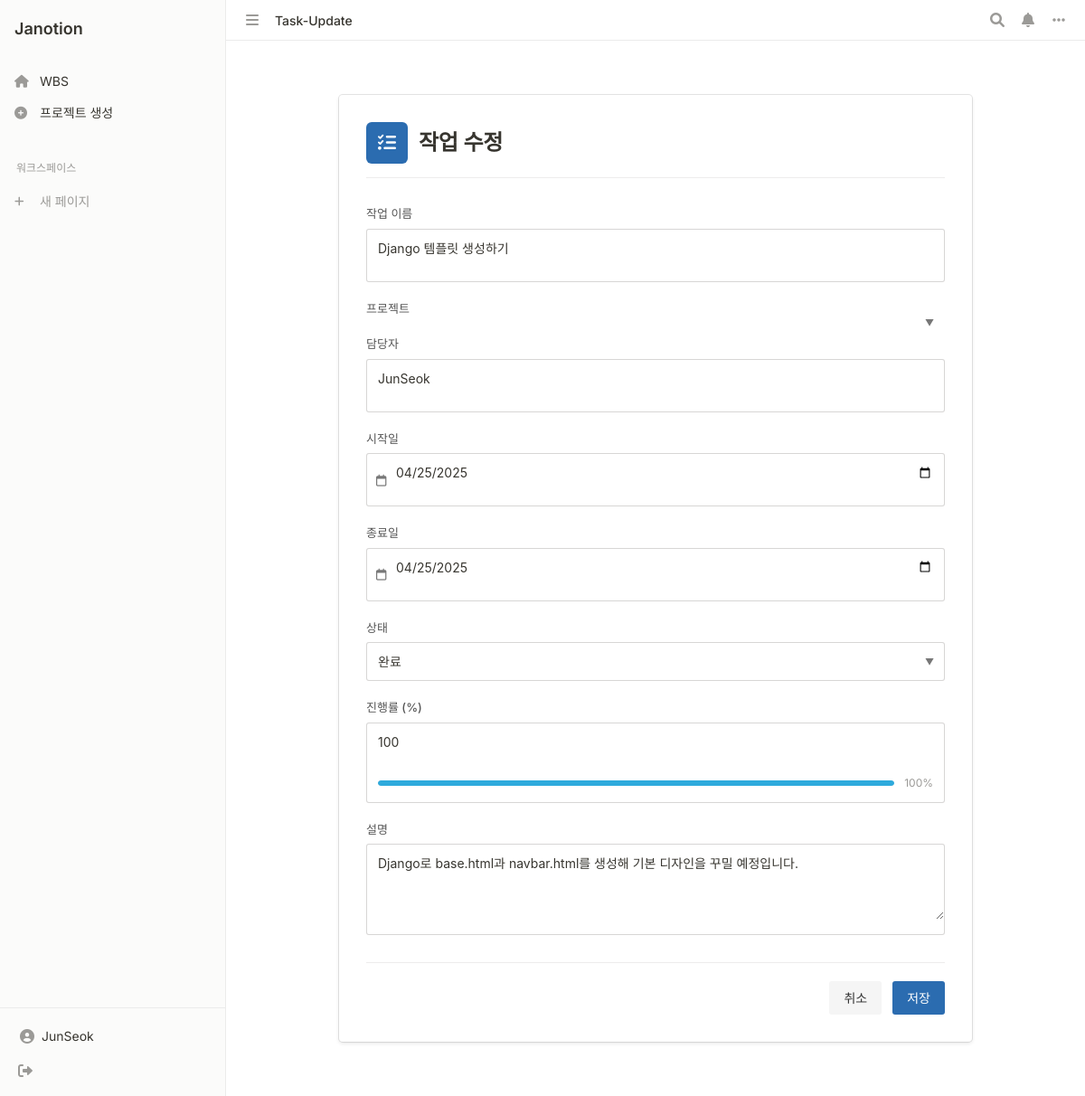
Page /task/1/update/ (signed in) on the committed database.
### dashboard/models.py (models this page shows, shortened)
class Task(models.Model):
    STATUS_CHOICES = (
        ('planned', '계획됨'),
        ('in_progress', '진행중'),
        ('completed', '완료'),
        ('delayed', '지연'),
    )
    project = models.ForeignKey(Project, on_delete=models.CASCADE, related_name='tasks', verbose_name='프로젝트')
    name = models.CharField(max_length=200, verbose_name='작업명')
    description = models.TextField(blank=True, null=True, verbose_name='설명')
    assignee = models.ForeignKey(User, on_delete=models.CASCADE, related_name='assigned_tasks', verbose_name='담당자')
    parent_task = models.ForeignKey('self', on_delete=models.CASCADE, null=True, blank=True, related_name='subtasks', verbose_name='상위 작업')
    task_order = models.PositiveIntegerField(default=0, verbose_name='작업 순서')
    start_date = models.DateField(verbose_name='시작일')
    end_date = models.DateField(verbose_name='종료일')
    progress = models.IntegerField(default=0, verbose_name='진행률(%)')
    status = models.CharField(max_length=20, choices=STATUS_CHOICES, default='planned', verbose_name='상태')
    created_at = models.DateTimeField(auto_now_add=True)
    updated_at = models.DateTimeField(auto_now=True)
    class Meta:
        verbose_name = '작업'
        verbose_name_plural = '작업'
        ordering = ['task_order']

### dashboard/views.py (the view, shortened to what this page needs)
# urls.py: path('task/<int:pk>/update/', views.TaskUpdateView.as_view(), name='task-update'),
class TaskUpdateView(LoginRequiredMixin, UpdateView):
    model = Task
    form_class = TaskForm
    template_name = 'dashboard/task_form.html'
    def get_form_kwargs(self):
        kwargs = super().get_form_kwargs()
        kwargs['project_id'] = self.object.project.id
        return kwargs

### dashboard/templates/dashboard/task_form.html (shortened to what this page needs)
{% extends 'base.html' %} {% block content %}
<div class="notion-form-container">
  <div class="notion-form-header">
    <div class="page-icon">
      <i class="fas fa-tasks"></i>
    </div>
    <h1 class="form-title">
      {% if form.instance.pk %}작업 수정{% else %}새 작업 생성{% endif %}
    </h1>
  </div>
  <form method="post" class="notion-form">
    <div class="notion-form-section">
      <div class="notion-form-group">
        <label for="{{ form.name.id_for_label }}" class="notion-form-label">작업 이름</label>
        <div class="notion-input-wrapper">
          {{ form.name }}
        </div>
      </div>
      {% if not project %}
      <div class="notion-form-group">
        <label for="{{ form.project.id_for_label }}" class="notion-form-label">프로젝트</label>
      </div>
      {% endif %}
      <div class="notion-form-group">
        <label for="{{ form.assignee.id_for_label }}" class="notion-form-label">담당자</label>
        <div class="notion-input-wrapper">
          {{ form.assignee }}
        </div>
      </div>
      <div class="notion-form-row">
        <div class="notion-form-col">
          <div class="notion-form-group">
            <label for="{{ form.start_date.id_for_label }}" class="notion-form-label">시작일</label>
            <div class="notion-input-wrapper date-input">
              <i class="far fa-calendar"></i>
              {{ form.start_date }}
            </div>
          </div>
        </div>
        <div class="notion-form-col">
          <div class="notion-form-group">
            <label for="{{ form.end_date.id_for_label }}" class="notion-form-label">종료일</label>
            <div class="notion-input-wrapper date-input">
              <i class="far fa-calendar"></i>
              {{ form.end_date }}
            </div>
          </div>
        </div>
      </div>
      <div class="notion-form-group">
        <label for="{{ form.status.id_for_label }}" class="notion-form-label">상태</label>
        <div class="notion-select-wrapper">
          {{ form.status }}
        </div>
      </div>
      <div class="notion-form-group">
        <label for="{{ form.progress.id_for_label }}" class="notion-form-label">진행률 (%)</label>
        <div class="notion-input-wrapper">
          {{ form.progress }}
          <div class="progress-preview">
            <div class="progress-bar-preview">
              <div class="progress-fill-preview" style="width: 0%"></div>
            </div>
            <span class="progress-text-preview">0%</span>
          </div>
        </div>
      </div>
      <div class="notion-form-group">
        <label for="{{ form.description.id_for_label }}" class="notion-form-label">설명</label>
        <div class="notion-input-wrapper">
          {{ form.description }}
        </div>
      </div>
    </div>
    <div class="notion-form-actions">
      <a href="{% if project %}{% url 'project-detail' project.id %}{% else %}{% url 'dashboard' %}{% endif %}" class="notion-button">취소</a>
      <button type="submit" class="notion-button primary">저장</button>
    </div>
  </form>
</div>
{% endblock %}

### templates/base.html (shortened to what this page needs)
<!DOCTYPE html>
<html lang="ko">
  <head>
    <link
      href="https://cdn.jsdelivr.net/npm/bootstrap@5.3.0-alpha1/dist/css/bootstrap.min.css"
      rel="stylesheet"
    />
    <link
      rel="stylesheet"
      href="https://cdnjs.cloudflare.com/ajax/libs/font-awesome/6.0.0/css/all.min.css"
    />
    <link rel="stylesheet" href="/static/css/style.css" />
    <link rel="stylesheet" href="https://cdn.jsdelivr.net/npm/frappe-gantt/dist/frappe-gantt.min.css" />
  </head>
  <body>
    <div class="notion-layout">
      <div class="notion-sidebar">
        <div class="sidebar-header">
          <a href="{% url 'dashboard' %}" class="sidebar-logo">Janotion</a>
        </div>
        <div class="sidebar-section">
          <div class="sidebar-link {% if request.path == '/' %}active{% endif %}">
            <a href="{% url 'dashboard' %}">
              <i class="fas fa-home"></i>
              <span>WBS</span>
            </a>
          </div>
          <div class="sidebar-link">
            <a href="{% url 'project-create' %}">
              <i class="fas fa-plus-circle"></i>
              <span>프로젝트 생성</span>
            </a>
          </div>
        </div>
        <div class="sidebar-section">
          <div class="sidebar-title">워크스페이스</div>
          <div class="sidebar-pages">
            <div class="add-page">
              <i class="fas fa-plus"></i>
              <span>새 페이지</span>
            </div>
          </div>
        </div>
        <div class="sidebar-footer">
          {% if user.is_authenticated %}
            <div class="user-info">
              <i class="fas fa-user-circle"></i>
              <span>{{ user.username }}</span>
            </div>
            <a href="{% url 'logout' %}" class="logout-link">
              <i class="fas fa-sign-out-alt"></i>
            </a>
          {% else %}
            <a href="{% url 'login' %}" class="login-link">
              <i class="fas fa-sign-in-alt"></i>
              <span>로그인</span>
            </a>
          {% endif %}
        </div>
      </div>
      <div class="notion-main">
        <div class="notion-topbar">
          <div class="topbar-left">
            <button class="menu-toggle">
              <i class="fas fa-bars"></i>
            </button>
            <div class="breadcrumb">
              <span>{% if request.path == '/' %}WBS{% else %}{{ request.resolver_match.url_name|title }}{% endif %}</span>
            </div>
          </div>
          <div class="topbar-right">
            <div class="topbar-actions">
              <button class="topbar-action">
                <i class="fas fa-search"></i>
              </button>
              <button class="topbar-action">
                <i class="fas fa-bell"></i>
              </button>
              <button class="topbar-action">
                <i class="fas fa-ellipsis-h"></i>
              </button>
            </div>
          </div>
        </div>
        <div class="notion-content">
          {% block content %}{% endblock %}
        </div>
      </div>
    </div>
  </body>
</html>

### templates/base.html (style rules this page uses)
:root { --notion-black: #37352f; --notion-gray: #9b9a97; --notion-light-gray: #e9e9e8; --notion-white: #ffffff; --notion-blue: #2381fe; --notion-bg: #ffffff; --notion-text: #37352f; }
html, body { font-family: 'Inter', -apple-system, BlinkMacSystemFont, "Segoe UI", Roboto, Helvetica, Arial, sans-serif; color: var(--notion-text); background-color: var(--notion-bg); line-height: 1.5; -webkit-font-smoothing: antialiased; -moz-osx-font-smoothing: grayscale; }
h1, h2, h3, h4, h5, h6 { font-family: 'Inter', -apple-system, BlinkMacSystemFont, "Segoe UI", Roboto, Arial, sans-serif; font-weight: 600; color: var(--notion-black); letter-spacing: -0.01em; }
p, li, td, th, input, textarea, select, button { font-size: 16px; line-height: 1.5; }

### dashboard/templates/dashboard/task_form.html (style rules this page uses)
.progress-preview { display: flex; align-items: center; gap: 8px; margin-top: 12px; padding: 0 12px 12px; }
.progress-bar-preview { flex: 1; height: 6px; background-color: #ebeaea; border-radius: 3px; overflow: hidden; }
.progress-fill-preview { height: 100%; background-color: #2eaadc; border-radius: 3px; transition: width 0.3s ease; }
.progress-text-preview { font-size: 12px; color: #9b9a97; }

### rows in the picture
Task: name "Django 템플릿 생성하기", assignee "JunSeok", start_date "04/25/2025", end_date "04/25/2025", status "완료", progress "100", description "Django로 base.html과 navbar.html를 생성해 기본 디자인을 꾸밀 예정입니다."

### other values in the picture
{{ user.username }} "JunSeok"
{{ request.resolver_match.url_name|title }} "Task-Update"
